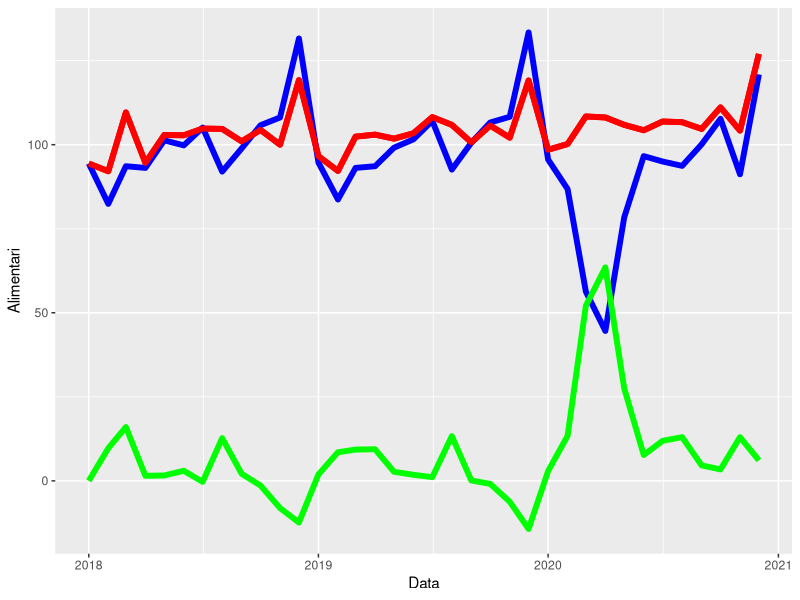
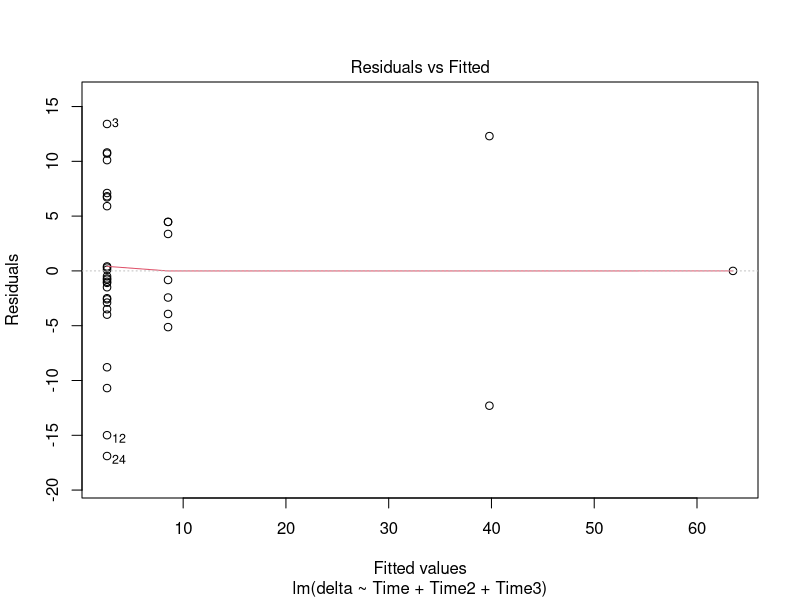
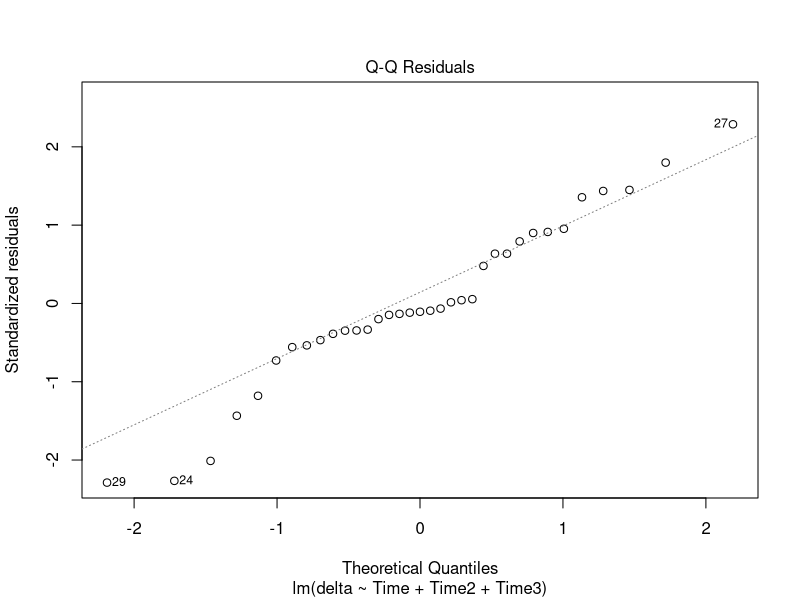
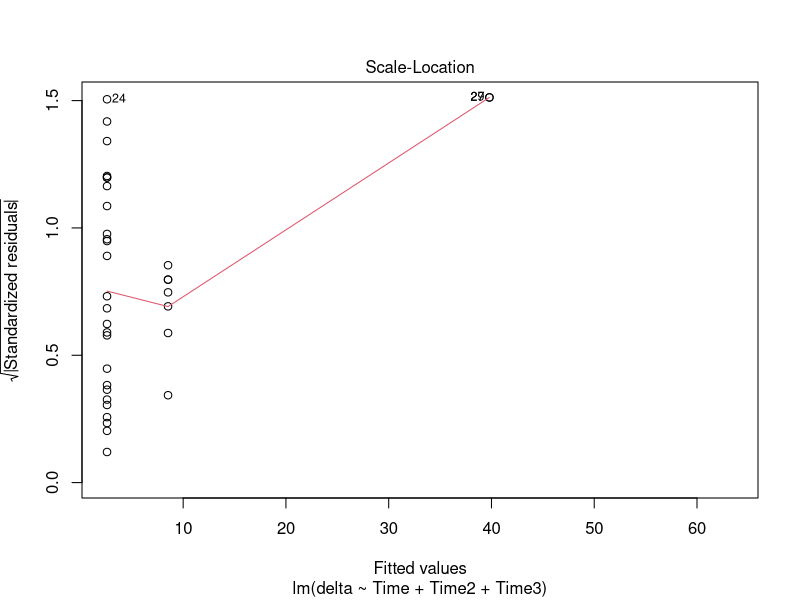
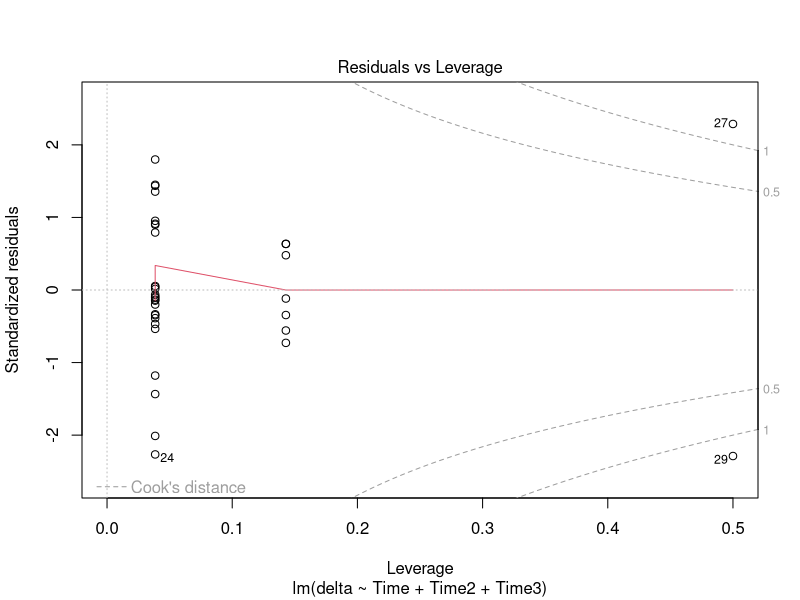

Generate these figures, in order, with R:
library(readxl)
library(ggplot2)

#Vendite_READY <- read_excel("GitHub/Advanced_Microeconomics_Project/Tabellozze_ISTAT/Vendite_READY.xlsx")
Vendite_READY <- read_excel("Tabellozze_ISTAT/Vendite_READY.xlsx")


Vendite_READY$delta<-Vendite_READY$Alimentari-Vendite_READY$NAlimentare

ggplot(data=Vendite_READY,aes(x=Data,y=Alimentari))+geom_line(size=2,color = "red")+geom_line(size=2,aes(x=Data,y=NAlimentare),color = "blue")+
geom_line(size=2,color = "red")+geom_line(size=2,aes(x=Data,y=delta),color = "green")



did <-lm(delta ~  Time+ Time2+Time3, data = Vendite_READY)
summary(did)
plot(did)

